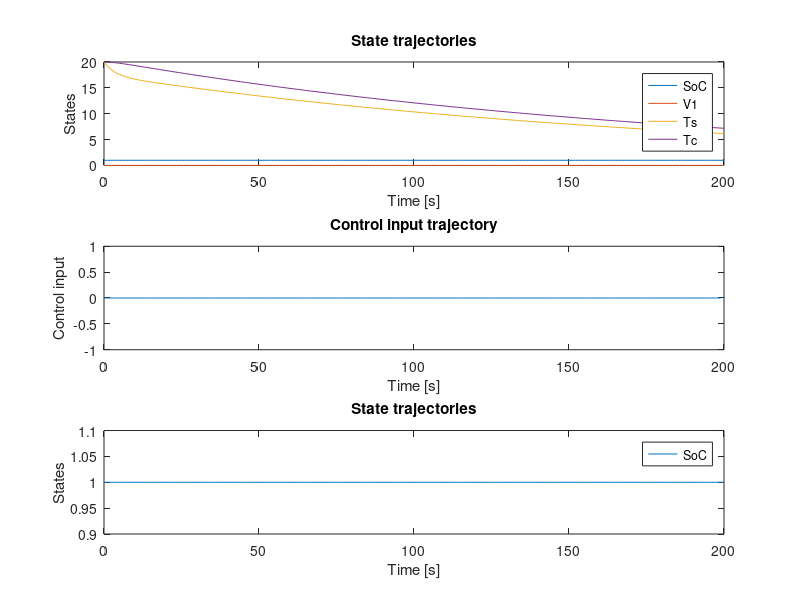

MATLAB code for this plot:
% System matrices
A = [1, 0, 0, 0; 
     0, 1, 0, 0; 
     0, 0.1235, 0.7727, 0.1901; 
     0, 1.217, 0.03097, 0.9683];
B = [-3.561e-06; 0; 0.0007592; 0.007484];
C = [1, 0, 0, 0; 0, 0, 0, 1];
D = [0; 0];

% Constraints
Tf = 20;
Ts_min = 0; Ts_max = 40;
Tc_min = 0; Tc_max = 40;
I_min = 0; I_max = 40;

% Initial state
x0 = [1; 0; Tf; Tf];

% Problem setup
n = size(A, 1); % Number of states
m = size(B, 2); % Number of inputs
N = 20; % Horizon length

% State cost matrix
Q = diag([100, 0, 0, 0]); % Minimize SoC
R = 0.1; % Input cost matrix
Pf = 10 * Q; % Terminal cost matrix

tf = 200; % Simulation time

% Equality constraints
I = eye(n);
Aeq1 = kron(eye(N), I) + kron(diag(ones(N-1, 1), -1), -A);
Aeq2 = kron(eye(N), -B);
Aeq = [Aeq1, Aeq2];
beq = [x0; zeros(n*(N-1), 1)];  % Modified to include x0 correctly

% Inequality constraints
F_state = kron(eye(N), [0 0 1 0; 0 0 -1 0; 0 0 0 1; 0 0 0 -1]);
h_state = repmat([Ts_max; -Ts_min; Tc_max; -Tc_min], N, 1);

F_input = kron(eye(N), [1; -1]);
h_input = repmat([I_max; -I_min], N, 1);

F = blkdiag(F_state, F_input);
G = [zeros(size(F_state, 1), N*m); kron(eye(N), [1; -1])];
h = [h_state; h_input];

% Initialization
x = x0;
x_vec = [x0 zeros(n, tf)];
u_vec = zeros(m, tf);

% MPC loop
for iter = 1:tf
    % Objective function
    Qbar = blkdiag(kron(eye(N-1), Q), Pf);
    Rbar = kron(eye(N), R);
    H = blkdiag(Qbar, Rbar);
    f = [];

    % Solve QP
    Z = quadprog(2*H, f, F, h, Aeq, beq);

    % Extract control input and state trajectory
    x_traj = reshape(Z(1:N*n), [n, N]);  % Extract state trajectory
    u_traj = reshape(Z(N*n+1:end), [m, N]);  % Extract control trajectory

    % Apply first control input
    u = u_traj(:, 1);

    % Update the state using system dynamics
    x = A * x + B * u;

    % Store the updated state and control input
    x_vec(:, iter+1) = x;
    u_vec(:, iter) = u;

    % Update beq for the next iteration to include the new state
    beq = [x; zeros(n*(N-1), 1)];
end

% Plotting results
figure(1);
subplot(3, 1, 1);
plot(0:tf, x_vec);
legend('SoC', 'V1', 'Ts', 'Tc');
xlabel('Time [s]');
ylabel('States');
title('State trajectories');

subplot(3, 1, 2);
stairs(0:tf-1, u_vec);
xlabel('Time [s]');
ylabel('Control input');
title('Control input trajectory');

subplot(3, 1, 3);
plot(0:tf, x_vec(1,:));
legend('SoC');
xlabel('Time [s]');
ylabel('States');
title('State trajectories');

fprintf('Code finished\n');
